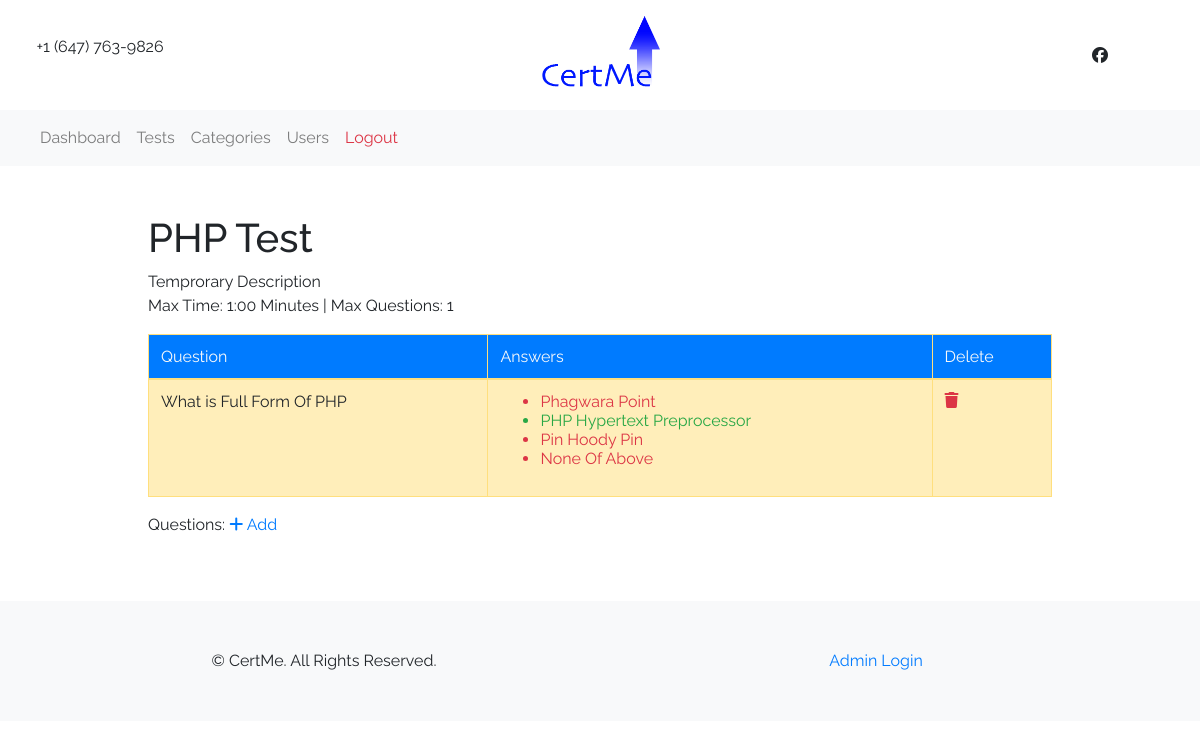
The app's page /?action=view-test&test-id=8 (signed in) with its own data.
### tables this page shows
CREATE TABLE `tests` (
  `test_id` int(2) NOT NULL,
  `test_name` varchar(20) NOT NULL,
  `test_description` varchar(500) NOT NULL,
  `test_category` int(6) NOT NULL,
  `test_max_mins` int(3) NOT NULL,
  `test_max_questions` int(2) NOT NULL
);

CREATE TABLE `questions` (
  `question_id` int(6) NOT NULL,
  `question` varchar(200) NOT NULL,
  `test_id` int(6) NOT NULL
);

CREATE TABLE `answers` (
  `answer_id` int(6) NOT NULL,
  `answer` varchar(200) NOT NULL,
  `question_id` int(6) NOT NULL,
  `answer_true` tinyint(1) NOT NULL
);

### model/database.php (called while the page is built, shortened)
<?php
    $servername = "localhost";
    $username = "root";
    $password = "";
    $conn = null;
    try
    {
        $conn = new PDO("mysql:host=$servername;dbname=certme", $username, $password);
        $conn->setAttribute(PDO::ATTR_ERRMODE, PDO::ERRMODE_EXCEPTION);
    }
    catch(PDOException $e)
    {
        header("Location: .?action=404&message=nodb");
    }
    class Test
    {
        function __construct($testName, $testCategory, $testDescription, $textMaxMins, $testMaxQuestions)
        {
            $this->testName = $testName;
            $this->testDescription = $testDescription;
            $this->testMaxMins  = $textMaxMins;
            $this->testMaxQuestions = $testMaxQuestions;
        }
        static function getRow($id)
        {
            global $conn;
            $query = "SELECT * FROM tests WHERE test_id = :id";
            $statement = $conn->prepare($query);
            $statement->bindValue("id",$id);
            $statement->execute();
            $result = $statement->fetch();
            return $result;
        }
        static function getObject($id)
        {
            $row = Test::getRow($id);
            if($row)
            {
                $object =  new Test($row[1], $row[3], $row[2],$row[4], $row[5]);
                $object->id = $id;
                return $object;
            }
            else
            {
                return null;
            }
        }
    }
    class Question
    {
        static function questionsForTest($test_id)
        {
            global $conn;
            $query = "SELECT * FROM questions WHERE test_id = :test_id";
            $statement = $conn->prepare($query);
            $statement->bindValue("test_id",$test_id);
            $statement->execute();
            $statement->setFetchMode(PDO::FETCH_ASSOC);
            $result = $statement->fetchAll();
            return $result;
        }
    }
    class Answer
    {
        static function answersForQuestion($question_id)
        {
            global $conn;
            $query = "SELECT * FROM answers WHERE question_id = :id";
            $statement = $conn->prepare($query);
            $statement->bindValue("id",$question_id);
            $statement->execute();
            $statement->setFetchMode(PDO::FETCH_ASSOC);
            $result = $statement->fetchAll();
            return $result;
        }
    }
?>

### view/admin/view-test.php (the view, shortened to what this page needs)
<div class="container-fluid">
    <div class="row">
        <div class="col-md-1"></div>
        <div class="col-md-10 p-5">
            <?php
                include("model/database.php");
                if(!isset($_GET["test-id"]))
                {
                    header("Location: .?action=all-tests");
                }
                else
                {
                    $id = $_GET["test-id"];
                    $test = Test::getObject($id);
                    echo("<h1>$test->testName</h1>");
                    echo("<p>$test->testDescription<br/>");
                    echo("Max Time: $test->testMaxMins:00 Minutes |  Max Questions: $test->testMaxQuestions</p>");
                }
            ?>
           <div id="questions">
                <?php
                    if(count(Question::questionsForTest($test->id))==0)
                    {
                        echo("<h3>Add Questions For Test.</h3>");
                    }
                    else
                    {
                ?>
                <table class="table table-hovered table-bordered table-warning table-stripedjksl" >
                    <thead class="bg-primary text-light">
                        <tr>
                            <td>Question</td>
                            <td>Answers</td>
                            <td>Delete</td>
                        </tr>
                    </thead>
                    <tbody>
                        <?php
                            foreach(Question::questionsForTest($test->id) as $row)
                            {
                          ?>
                        <tr>
                                <td><?php echo($row["question"]); ?></td>
                                <td>
                                    <ul>
                                        <?php
                                            foreach(Answer::answersForQuestion($row["question_id"]) as $answer)
                                            {
                                                if($answer["answer_true"]==1)
                                                {
                                                    echo("<li class='text-success'>".$answer["answer"]."</li>");
                                                }
                                                else
                                                {
                                                    echo("<li class='text-danger'>".$answer["answer"]."</li>");
                                                }
                                            }
                                        ?>
                                    </ul>
                                </td>
                                <td>
                                            <a href="controller/admin/delete-question.php?test-id=<?php echo($_GET["test-id"]); ?>&question-id=<?php echo($row["question_id"]); ?>"><i class="fas fa-trash text-danger"></i></a>
                                </td>
                        </tr>
                          <?php
                            }
                        ?>
                    </tbody>
                </table>
                <?php
                    }
                ?>
           </div>
            <p>Questions: <a href="#" data-toggle="modal" data-target="#exampleModalLong">
                <i class="fas fa-plus"></i> Add
                </a></p>
        </div>
        <div class="col-md-1"></div>
    </div>
</div>

### static/css/main.css (style rules this page uses)
body { font-family: 'Raleway', sans-serif; }

### records on screen
tests: test_name "PHP Test", test_description "Temprorary Description", test_max_mins "1", test_max_questions "1"
questions: question "What is Full Form Of PHP"
answers: answer "Phagwara Point"
answers: answer "PHP Hypertext Preprocessor"
answers: answer "Pin Hoody Pin"
answers: answer "None Of Above"
